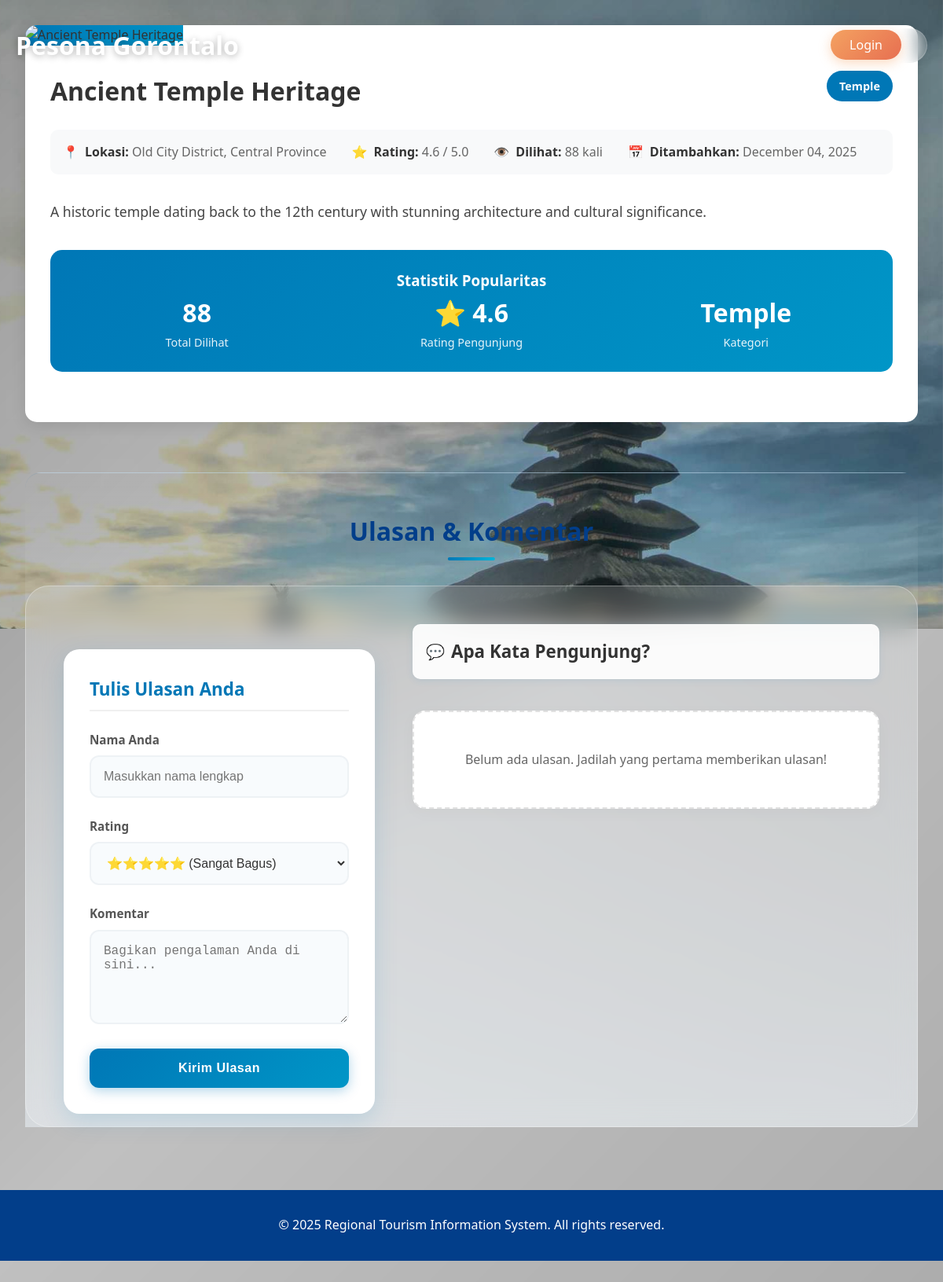
Screenshot of /detail.php?id=3 with the database file from the repository.
### tables this page shows
CREATE TABLE IF NOT EXISTS tourism_places (
    id INT AUTO_INCREMENT PRIMARY KEY,
    name VARCHAR(255) NOT NULL,
    description TEXT NOT NULL,
    location VARCHAR(255) NOT NULL,
    category VARCHAR(50) NOT NULL,
    rating DECIMAL(3,1) NOT NULL DEFAULT 3.0,
    image VARCHAR(255) DEFAULT NULL,
    is_featured TINYINT(1) NOT NULL DEFAULT 0 COMMENT '1=Rekomendasi Editor, 0=Tempat Biasa',
    views INT NOT NULL DEFAULT 0 COMMENT 'Jumlah halaman dilihat oleh pengunjung',
    created_at TIMESTAMP DEFAULT CURRENT_TIMESTAMP,
    updated_at TIMESTAMP DEFAULT CURRENT_TIMESTAMP ON UPDATE CURRENT_TIMESTAMP
);

### config/database.php (called while the page is built, shortened)
<?php
class Database {
    private $host = 'localhost';
    private $username = 'root';
    private $password = '';
    private $database = 'tourism_db';
    public function __construct() {
        $this->conn = new mysqli($this->host, $this->username, $this->password, $this->database);
    }
}
?>

### includes/functions.php (called while the page is built, shortened)
<?php
function format_date($date) {
    return date('F d, Y', strtotime($date));
}
?>

### detail.php (the view, shortened to what this page needs)
<?php
require_once 'config/database.php';
require_once 'includes/functions.php';
$db = new Database();
$place_id = isset($_GET['id']) ? (int)$_GET['id'] : 0;
$query = "SELECT * FROM tourism_places WHERE id = ?";
$stmt = $db->conn->prepare($query);
$stmt->bind_param("i", $place_id);
$stmt->execute();
$result = $stmt->get_result();
$place = $result->fetch_assoc();
$update_views_query = "UPDATE tourism_places SET views = views + 1 WHERE id = ?";
$update_stmt = $db->conn->prepare($update_views_query);
$update_stmt->bind_param("i", $place_id);
if ($update_stmt->execute()) {
    $place['views']++;
    $view_incremented = true;
} else {
    $view_incremented = false;
}
$comments_query = "SELECT * FROM comments WHERE place_id = ? ORDER BY created_at DESC";
$stmt_comments = $db->conn->prepare($comments_query);
$stmt_comments->bind_param("i", $place_id);
$stmt_comments->execute();
$comments_result = $stmt_comments->get_result();
?>
<!DOCTYPE html>
<html lang="id">
<head>
    <link rel="stylesheet" href="assets/css/style.css">
</head>
<body>
    <header>
        <div class="container">
            <div class="header-content">
                <div class="logo">
                    <h1>Pesona Gorontalo</h1>
                </div>
                <nav>
                    <ul>
                        <li><a href="index.php">← Kembali</a></li>
                        <li><a href="contact.php">Buku Tamu</a></li>
                        <li><a href="admin/login.php" class="btn-nav-login">Login</a></li>
                    </ul>
                </nav>
            </div>
        </div>
    </header>
    <main>
        <div class="detail-container">
            <div class="detail-header">
                <?php if (!empty($place['image'])): ?>
                    <img src="assets/images/<?php echo htmlspecialchars($place['image']); ?>"
                         alt="<?php echo htmlspecialchars($place['name']); ?>"
                         class="detail-image"
                         onerror="this.src='assets/images/default-place.jpg'">
                <?php else: ?>
                    <div class="detail-image" style="display: flex; align-items: center; justify-content: center; color: white; font-size: 3rem;">
                        🏞️
                    </div>
                <?php endif; ?>
                <div class="detail-content">
                    <div class="detail-title">
                        <h1><?php echo htmlspecialchars($place['name']); ?></h1>
                        <div class="detail-badges">
                            <span class="badge badge-category">
                                <?php echo htmlspecialchars(ucfirst($place['category'])); ?>
                            </span>
                        </div>
                    </div>
                    <div class="detail-meta">
                        <div class="meta-item">
                            <span>📍</span>
                            <div>
                                <strong>Lokasi:</strong>
                                <?php echo htmlspecialchars($place['location']); ?>
                            </div>
                        </div>
                        <div class="meta-item">
                            <span>⭐</span>
                            <div>
                                <strong>Rating:</strong>
                                <?php echo number_format($place['rating'], 1); ?> / 5.0
                            </div>
                        </div>
                        <div class="meta-item">
                            <span>👁️</span>
                            <div class="<?php echo $view_incremented ? 'views-highlight' : ''; ?>">
                                <strong>Dilihat:</strong>
                                <?php
                                    echo number_format($place['views'], 0, ',', '.');
                                ?> kali
                            </div>
                        </div>
                        <div class="meta-item">
                            <span>📅</span>
                            <div>
                                <strong>Ditambahkan:</strong>
                                <?php echo format_date($place['created_at']); ?>
                            </div>
                        </div>
                    </div>
                    <div class="detail-description">
                        <?php echo nl2br(htmlspecialchars($place['description'])); ?>
                    </div>
                    <div class="detail-stats">
                        <h3>Statistik Popularitas</h3>
                        <div class="stats-grid">
                            <div class="stat-item">
                                <span class="stat-number"><?php echo number_format($place['views'], 0, ',', '.'); ?></span>
                                <span class="stat-label">Total Dilihat</span>
                            </div>
                            <div class="stat-item">
                                <span class="stat-number">⭐ <?php echo number_format($place['rating'], 1); ?></span>
                                <span class="stat-label">Rating Pengunjung</span>
                            </div>
                            <div class="stat-item">
                                <span class="stat-number"><?php echo htmlspecialchars(ucfirst($place['category'])); ?></span>
                                <span class="stat-label">Kategori</span>
                            </div>
                        </div>
                    </div>
                </div>
            </div>
            <div class="comments-section">
                <h3>Ulasan & Komentar</h3>
                <div class="comments-container">
                    <div class="comment-form-card">
                        <h4>Tulis Ulasan Anda</h4>
                        <form action="" method="POST" class="comment-form">
                            <div class="form-group">
                                <label for="name">Nama Anda</label>
                                <input type="text" id="name" name="name" required placeholder="Masukkan nama lengkap">
                            </div>
                            <div class="form-group">
                                <label for="rating">Rating</label>
                                <select id="rating" name="rating" required>
                                    <option value="5">⭐⭐⭐⭐⭐ (Sangat Bagus)</option>
                                </select>
                            </div>
                            <div class="form-group">
                                <label for="comment">Komentar</label>
                                <textarea id="comment" name="comment" required placeholder="Bagikan pengalaman Anda di sini..."></textarea>
                            </div>
                            <button type="submit" name="submit_comment" class="btn btn-primary">Kirim Ulasan</button>
                        </form>
                    </div>
                    <div class="comments-list">
                        <h4>Apa Kata Pengunjung?</h4>
                        <?php if ($comments_result->num_rows > 0): ?>
                            <?php while ($comment = $comments_result->fetch_assoc()): ?>
                                <div class="comment-card">
                                    <div class="comment-header">
                                        <div class="comment-avatar">
                                            <?php echo strtoupper(substr($comment['name'], 0, 1)); ?>
                                        </div>
                                        <div class="comment-meta">
                                            <div class="comment-name"><?php echo htmlspecialchars($comment['name']); ?></div>
                                            <div class="comment-date"><?php echo format_date($comment['created_at']); ?></div>
                                        </div>
                                        <div class="comment-rating">
                                            <?php for($i=1; $i<=5; $i++): ?>
                                                <span class="star"><?php echo $i <= $comment['rating'] ? '★' : '☆'; ?></span>
                                            <?php endfor; ?>
                                        </div>
                                    </div>
                                    <div class="comment-body">
                                        <?php echo nl2br(htmlspecialchars($comment['comment'])); ?>
                                    </div>
                                </div>
                            <?php endwhile; ?>
                        <?php else: ?>
                            <div class="no-comments">
                                <p>Belum ada ulasan. Jadilah yang pertama memberikan ulasan!</p>
                            </div>
                        <?php endif; ?>
                    </div>
                </div>
            </div>
        </div>
    </main>
    <footer>
        <div class="container">
            <p>&copy; <?php echo date('Y'); ?> Regional Tourism Information System. All rights reserved.</p>
        </div>
    </footer>
</body>
</html>

### detail.php (style rules this page uses)
.detail-container { max-width: 1200px; margin: 0 auto; padding: 2rem; }
.detail-header { background: white; border-radius: 15px; overflow: hidden; box-shadow: 0 4px 20px rgba(0,0,0,0.1); margin-bottom: 2rem; }
.detail-image { width: 100%; height: 400px; object-fit: cover; background: linear-gradient(135deg, #0077B6, #0096C7); }
.detail-content { padding: 2rem; }
.detail-title { display: flex; justify-content: space-between; align-items: start; margin-bottom: 1rem; flex-wrap: wrap; gap: 1rem; }
.detail-title h1 { color: #333; margin: 0; flex: 1; }
.detail-badges { display: flex; gap: 0.5rem; flex-wrap: wrap; }
.badge { display: inline-block; padding: 0.5rem 1rem; border-radius: 20px; font-size: 0.9rem; font-weight: bold; color: white; }
.badge-category { background: #0077B6; }
.detail-meta { display: flex; gap: 2rem; margin: 1.5rem 0; padding: 1rem; background: #f8f9fa; border-radius: 10px; flex-wrap: wrap; }
.meta-item { display: flex; align-items: center; gap: 0.5rem; color: #666; }
.meta-item strong { color: #333; }
.detail-description { font-size: 1.1rem; line-height: 1.8; color: #444; margin: 2rem 0; text-align: justify; }
.detail-stats { background: linear-gradient(135deg, #0077B6, #0096C7); color: white; padding: 1.5rem; border-radius: 15px; margin: 2rem 0; text-align: center; }
.stats-grid { display: grid; grid-template-columns: repeat(auto-fit, minmax(150px, 1fr)); gap: 1.5rem; }
.stat-item { text-align: center; }
.stat-number { font-size: 2rem; font-weight: bold; display: block; }
.stat-label { font-size: 0.9rem; opacity: 0.9; }

### rows the page displays
tourism_places: name "Ancient Temple Heritage", category "Temple", location "Old City District, Central Province", rating "4.6", created_at "December 04, 2025", description "A historic temple dating back to the 12th century with stunning architecture and cultural significance."

### other values shown
$place['views'] "88"
